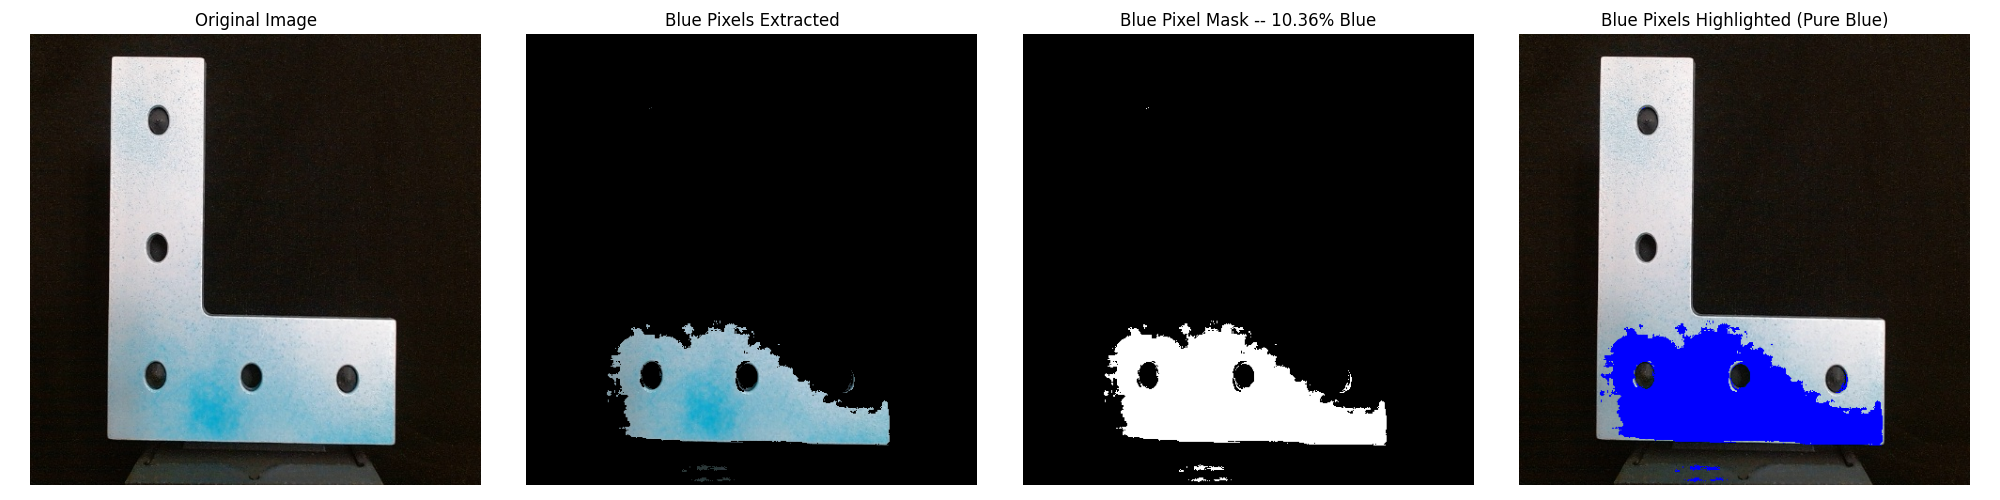

This figure's Python source:
import cv2
import numpy as np
import matplotlib.pyplot as plt

# 1) Load the image
image = cv2.imread("pres_discoloration.jpg")

if image is None:
    raise FileNotFoundError("image.jpg not found in the current directory.")

# Convert BGR (OpenCV default) to RGB for displaying
image_rgb = cv2.cvtColor(image, cv2.COLOR_BGR2RGB)

# 2) Create blue color mask (HSV space)
hsv = cv2.cvtColor(image, cv2.COLOR_BGR2HSV)

lower_blue = np.array([90,50,50])
upper_blue = np.array([140,255,255])

mask = cv2.inRange(hsv, lower_blue, upper_blue)

# 3) Extract only blue pixels
blue_only = cv2.bitwise_and(image_rgb, image_rgb, mask=mask)

# 4) Compute percentage of blue pixels
total_pixels = image.shape[0] * image.shape[1]
blue_pixels = np.count_nonzero(mask)
percentage_blue = (blue_pixels / total_pixels) * 100

# 5) Create overlay image with pure blue pixels
overlay_image = image_rgb.copy()

# Set detected blue pixels to pure blue [0, 0, 255] in RGB
overlay_image[mask > 0] = [0, 0, 255]

# 6) Display results
plt.figure(figsize=(20, 5))

plt.subplot(1, 4, 1)
plt.imshow(image_rgb)
plt.title("\nOriginal Image")
plt.axis("off")

plt.subplot(1, 4, 2)
plt.imshow(blue_only)
plt.title("\nBlue Pixels Extracted")
plt.axis("off")

plt.subplot(1, 4, 3)
plt.imshow(mask, cmap="gray")
plt.title(f"\nBlue Pixel Mask -- {percentage_blue:.2f}% Blue")
plt.axis("off")

plt.subplot(1, 4, 4)
plt.imshow(overlay_image)
plt.title("\nBlue Pixels Highlighted (Pure Blue)")
plt.axis("off")

plt.tight_layout()
plt.show()

print(f"Percentage of blue pixels: {percentage_blue:.2f}%")
